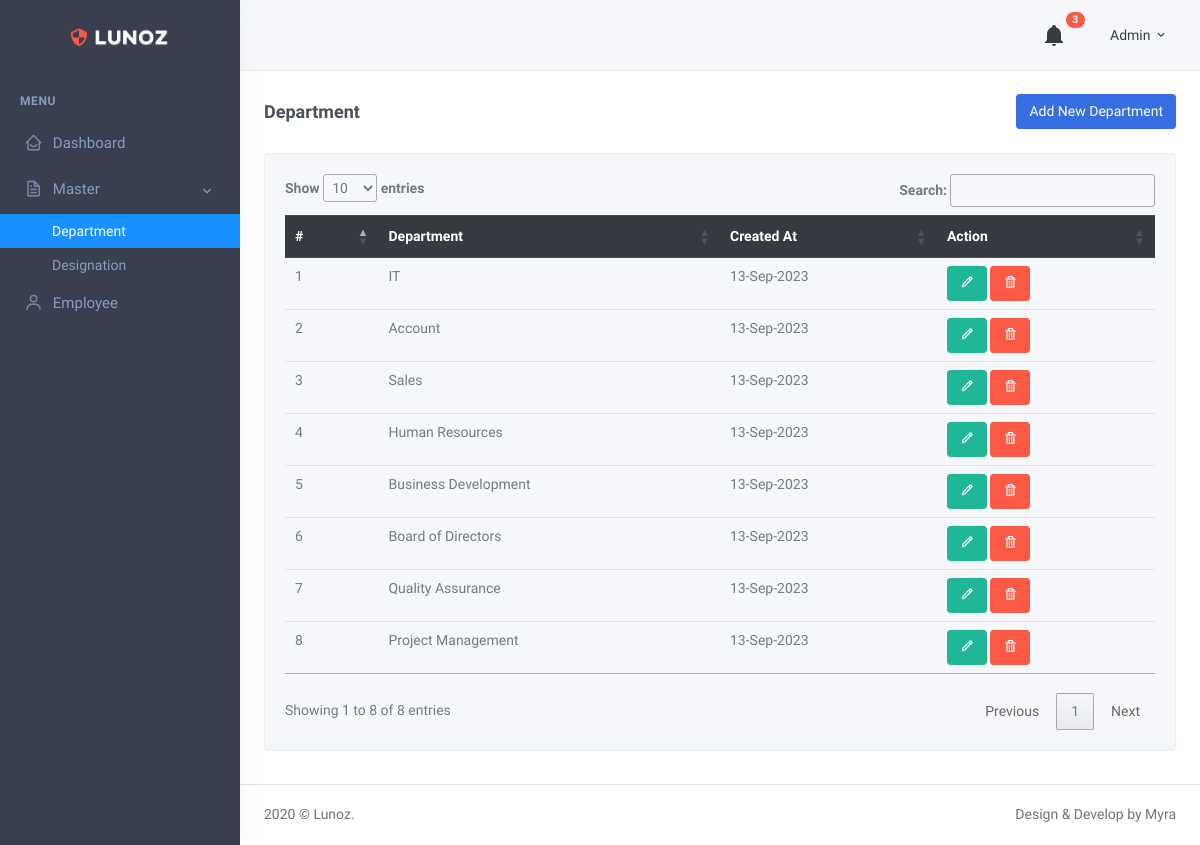
Screenshot of /department.php (signed in) with the database file from the repository.
### tables this page shows
CREATE TABLE `department` (
  `ID` int(11) NOT NULL,
  `department_name` varchar(255) NOT NULL,
  `added_by` varchar(255) DEFAULT NULL,
  `deletedStatus` int(11) NOT NULL DEFAULT 0,
  `created_at` timestamp NOT NULL DEFAULT current_timestamp()
);

### department.php (the view, shortened to what this page needs)
<?php
include('include/dbconn.php');
?>
<!DOCTYPE html>
<html lang="en">
<head>
    <link href="assets/css/bootstrap.min.css" rel="stylesheet" type="text/css" />
    <link href="assets/css/icons.min.css" rel="stylesheet" type="text/css" />
    <link href="assets/css/theme.min.css" rel="stylesheet" type="text/css" />
    <link rel="stylesheet" href="https://cdn.datatables.net/1.13.6/css/jquery.dataTables.min.css">
</head>
<body>
    <div id="layout-wrapper">
        <?php include('include/header.php') ?>
        <?php include('include/navbar.php') ?>
        <div class="main-content">
            <div class="page-content">
                <div class="container-fluid">
                    <div class="row">
                        <div class="col-12">
                            <div class="page-title-box d-flex align-items-center justify-content-between">
                                <h4 class="mb-0 font-size-18">Department</h4>
                                <div class="page-title-right">
                                    <a href="add_department.php" class="btn btn-primary">Add New Department</a>
                                </div>
                            </div>
                        </div>
                    </div>
                    <div class="row">
                        <div class="col-xl-12">
                            <div class="card">
                                <div class="card-body">
                                    <div class="table-responsive">
                                        <table class="table mb-0" id='emptTable'>
                                            <thead class="thead-dark">
                                                <tr>
                                                    <th>#</th>
                                                    <th>Department</th>
                                                    <th>Created At</th>
                                                    <th>Action</th>
                                                </tr>
                                            </thead>
                                            <tbody>
                                                <?php
                                                    $department = mysqli_query($db,"SELECT * FROM `department` WHERE deletedStatus='0'");
                                                    $count = 1;
                                                    while($read = mysqli_fetch_assoc($department))
                                                    {
                                                ?>
                                                <tr>
                                                    <td><?php echo $count++; ?></td>
                                                    <td><?php echo $read['department_name']; ?></td>
                                                    <td><?php echo date_format(date_create($read['created_at']),"d-M-Y") ?></td>
                                                    <td>
                                                        <div class="">
                                                            <a href="edit_department.php?id=<?php echo $read['ID']; ?>" onclick="return confirm('Are You Sure You Want To Edit This Record ?');" class="btn btn-success"><i class="bx bx-pencil"></i></a>
                                                            <a href="deleted_department.php?id=<?php echo $read['ID']; ?>" onclick="return confirm('Are You Sure You Want To Delete This Record ?');" class="btn btn-danger"><i class="bx bx-trash"></i>
                                                            </a>
                                                        </div>
                                                    </td>
                                                </tr>
                                                <?php } $count; ?>
                                            </tbody>
                                        </table>
                                    </div>
                                </div>
                            </div>
                        </div>
                    </div>
                </div>
                <footer class="footer">
                    <div class="container-fluid">
                        <div class="row">
                            <div class="col-sm-6">
                                2020 © Lunoz.
                            </div>
                            <div class="col-sm-6">
                                <div class="text-sm-right d-none d-sm-block">
                                    Design & Develop by Myra
                                </div>
                            </div>
                        </div>
                    </div>
                </footer>
            </div>
        </div>
</body>
</html>

### rows the page displays
department: department_name "IT", created_at "13-Sep-2023"
department: department_name "Account", created_at "13-Sep-2023"
department: department_name "Sales", created_at "13-Sep-2023"
department: department_name "Human Resources", created_at "13-Sep-2023"
department: department_name "Business Development", created_at "13-Sep-2023"
department: department_name "Board of Directors", created_at "13-Sep-2023"
department: department_name "Quality Assurance", created_at "13-Sep-2023"
department: department_name "Project Management", created_at "13-Sep-2023"

### other values shown
$_SESSION['admin_name'] "Admin"
